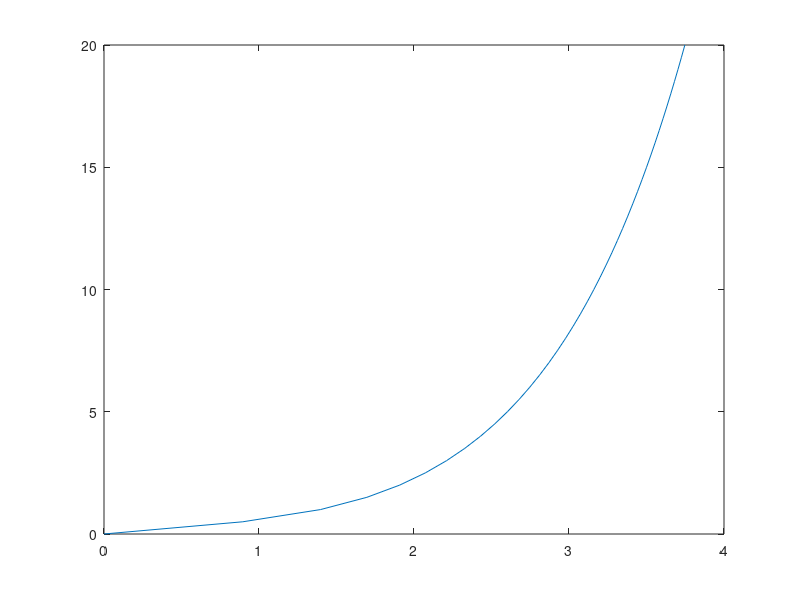

Reproduce this figure in MATLAB.
y0=0;
h=0.5;
t=0:h:20;
%yexact=3*exp(-2*t)
yx=zeros(size(t));
yx(1)=y0;
for i=1: (length(t)-1)
    k1=(1/(exp(i)-i))
    y1=yx(i)+k1*h/2;
    k2=(1/(exp(y1)-y1))
    y2=yx(i)+k2*h/2;
    k3=(1/(exp(y2)-y2))
    y3=yx(i)+k3*h;
    k4=1/((exp(y3)-y3))
    yx(i+1)=(yx(i))+(k1+2*k2+2*k3+k4)/6;
    yx
end
display([t;yx])
plot(yx, t);
%hline = refline([0,4.5504])